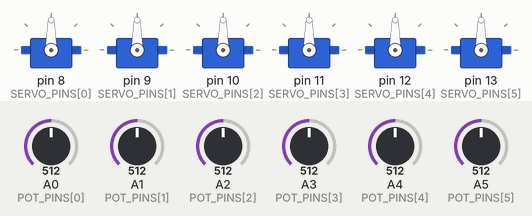
Simulated run of this sketch. Board: Arduino Uno, built with avr-gcc and run on an emulated ATmega328P. Shown: 6 × servo. Inputs (shaded band) come from the test bench; at power-on: A0 (POT_PINS[0]) = 512, A1 (POT_PINS[1]) = 512, A2 (POT_PINS[2]) = 512, A3 (POT_PINS[3]) = 512, A4 (POT_PINS[4]) = 512, A5 (POT_PINS[5]) = 512.

Above: at 1.2 s.
1.3 s: A0 (POT_PINS[0]) set to 716
At 1.6 s:
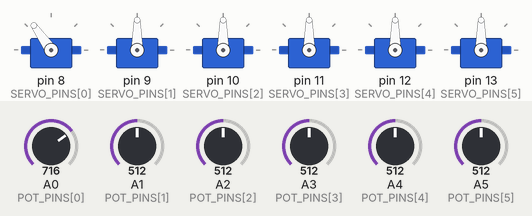
2.8 s: A1 (POT_PINS[1]) set to 716
At 4.0 s:
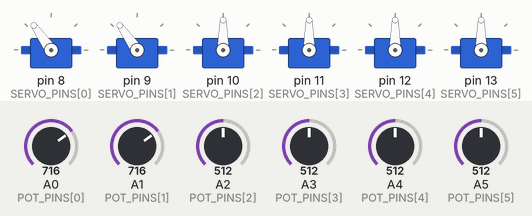
4.3 s: A2 (POT_PINS[2]) set to 716
At 5.2 s:
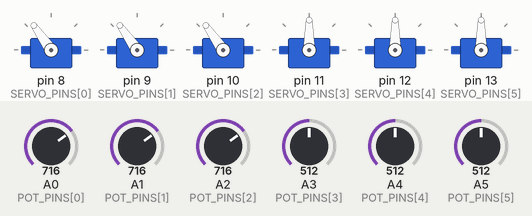
5.8 s: A3 (POT_PINS[3]) set to 716
At 6.4 s:
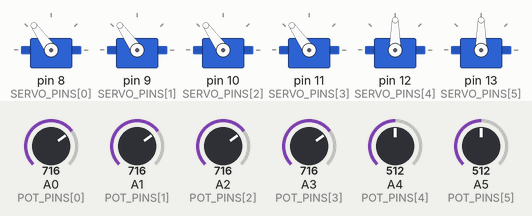
7.3 s: A4 (POT_PINS[4]) set to 716
At 8.3 s:
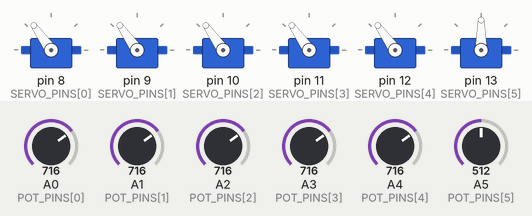
8.8 s: A5 (POT_PINS[5]) set to 716
At 9.5 s:
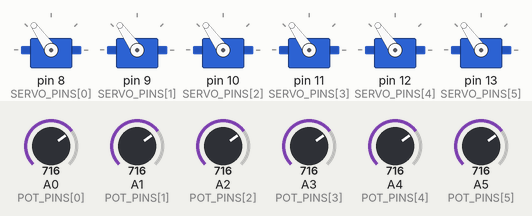
Timing chart, 0 to 11.3 s (numbered marks = the images above; inputs shaded):
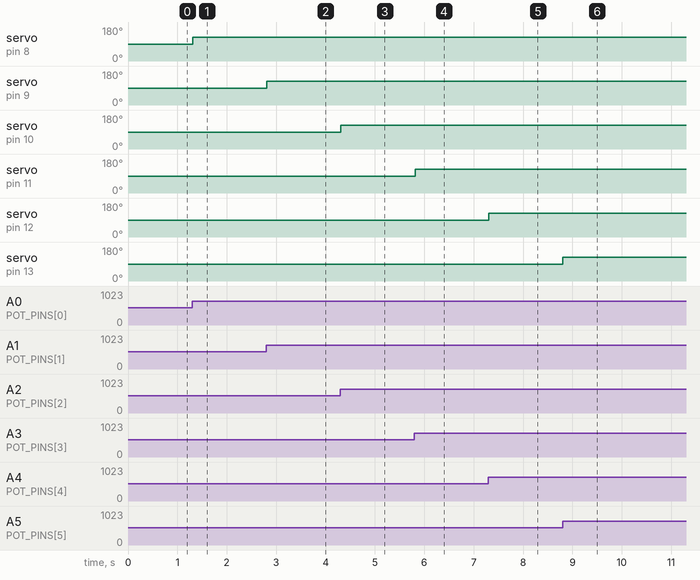

Measured:
- after the input at 1.3 s, servo on pin 8 (SERVO_PINS[0]): 90° → 125° at once
- after the input at 2.8 s, servo on pin 9 (SERVO_PINS[1]): 90° → 125° at once
- after the input at 4.3 s, servo on pin 10 (SERVO_PINS[2]): 90° → 125° at once
- after the input at 5.8 s, servo on pin 11 (SERVO_PINS[3]): 90° → 125° at once
- after the input at 7.3 s, servo on pin 12 (SERVO_PINS[4]): 90° → 125° at once
- after the input at 8.8 s, servo on pin 13 (SERVO_PINS[5]): 90° → 125° at once

The sketch:

6dof_sim_v21.ino
```cpp
#include <Servo.h>

const int NUM_JOINTS = 6;
const int POT_PINS[NUM_JOINTS]   = {A0, A1, A2, A3, A4, A5};
const int SERVO_PINS[NUM_JOINTS] = {8, 9, 10, 11, 12, 13};

Servo servos[NUM_JOINTS];

void setup()
{
  for (int i = 0; i < NUM_JOINTS; i++) {
    servos[i].attach(SERVO_PINS[i]);
  }
}

void loop()
{
  for (int i = 0; i < NUM_JOINTS; i++) {
    int angle = map(analogRead(POT_PINS[i]), 0, 1023, 0, 180);
    servos[i].write(angle);
  }
  delay(15);
}
```
